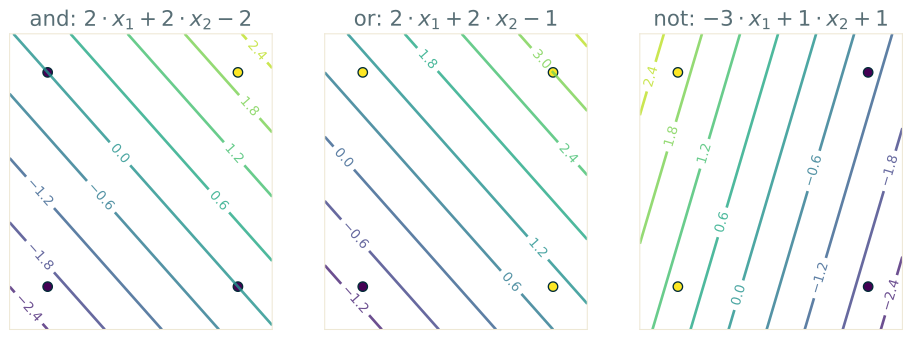

The Python source for this figure:
import matplotlib.pyplot as plt
import matplotlib.font_manager as fm
import numpy as np
from sklearn.linear_model import Perceptron

X = np.array([[1, 1], [1, 0], [0, 1], [0, 0]])
y_and = np.array([1, -1, -1, -1])
y_or = np.array([1, 1, 1, 0])
y_not = np.array([0, 0, 1, 1])

i = 1
h = .02

tasks = [
    (X, y_and, 'and'),
    (X, y_or, 'or'),
    (X, y_not, 'not'),
]

figure = plt.figure(figsize=(12, 4))

with plt.style.context('Solarize_Light2'):
    for index, ds in enumerate(tasks):

        X, y, name = ds

        x_min, x_max = -0.2, 1.2
        y_min, y_max = -0.2, 1.2
        xx, yy = np.meshgrid(np.arange(x_min, x_max, h), np.arange(y_min, y_max, h))

        ax = plt.subplot(1, len(tasks), i)

        ax.set_xlim(xx.min(), xx.max())
        ax.set_ylim(yy.min(), yy.max())
        ax.set_xticks(())
        ax.set_yticks(())
        i += 1

        clf = Perceptron(tol=1e-3, random_state=0)
        clf.fit(X, y)  # 训练模型
        score = clf.score(X, y)  # 训练精度

        if clf.intercept_[0] < 0:
            ax.set_title(r"%s: $%d \cdot x_1 + %d \cdot x_2 %d$" % (name, clf.coef_[0, 0], clf.coef_[0, 1], clf.intercept_[0]), color="#586e75")
        else:
            ax.set_title(r"%s: $%d \cdot x_1 + %d \cdot x_2 + %d$" % (name, clf.coef_[0, 0], clf.coef_[0, 1], clf.intercept_[0]), color="#586e75")

        Z = clf.decision_function(np.c_[xx.ravel(), yy.ravel()])
        Z = Z.reshape(xx.shape)

        # ax.contourf(xx, yy, Z, alpha=.8)
        contours = ax.contour(xx, yy, Z, 10, alpha=.8)
        ax.clabel(contours)
        ax.scatter(X[:, 0], X[:, 1], s=50, c=y, edgecolors='#002b36')
        # ax.text((xx.min()+xx.max())/2, yy.min()+0.05, ('acc = %.2f' % score).lstrip('0'), size=14, horizontalalignment='center')

plt.savefig("perceptron-logic.svg", transparent=True, bbox_inches="tight")
